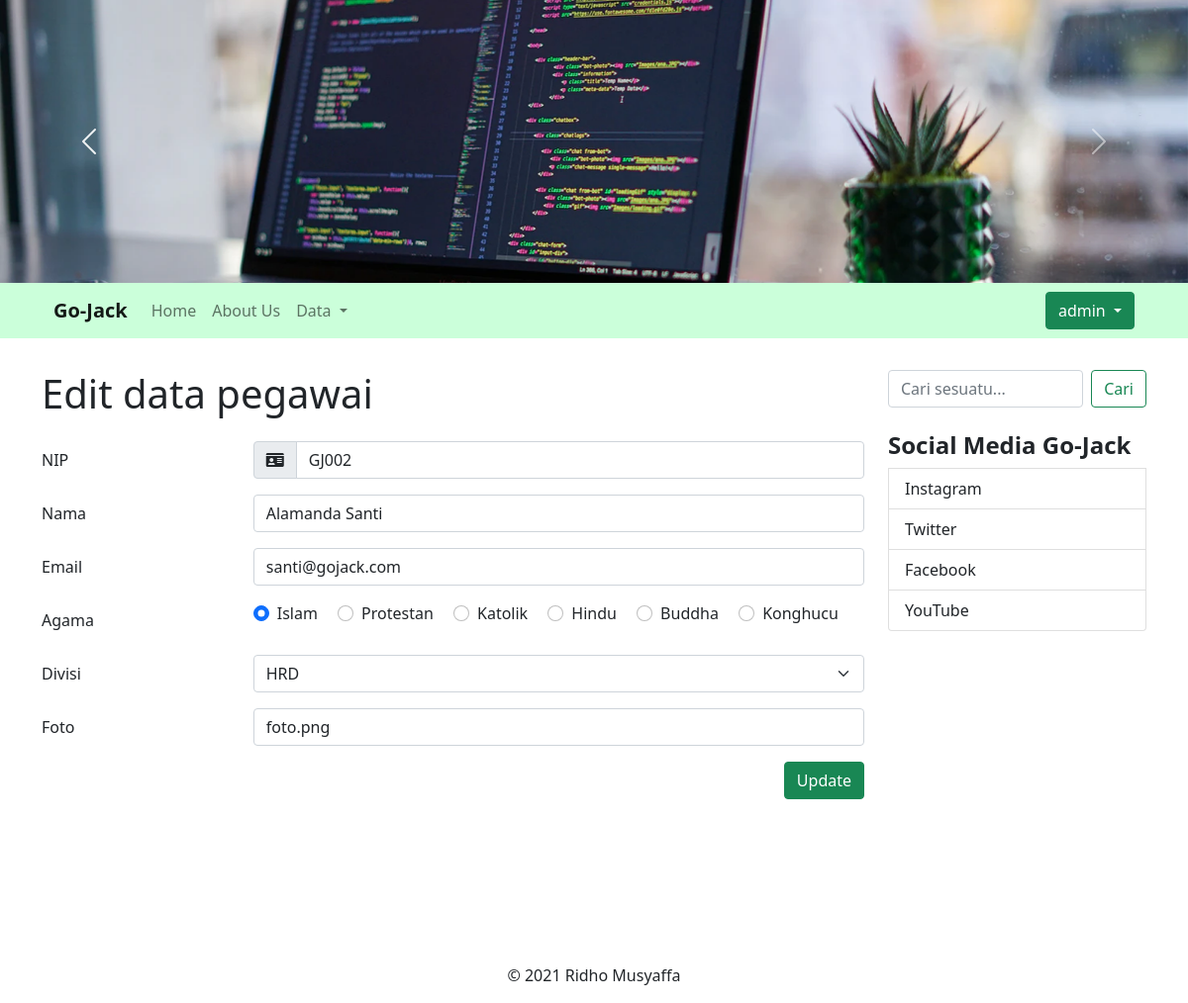
The page /index.php?hal=edit-data&id=15 (signed in) on the database its author committed.
### tables this page shows
CREATE TABLE `pegawai` (
  `id` int(11) NOT NULL,
  `nip` varchar(5) NOT NULL,
  `nama` varchar(50) NOT NULL,
  `email` varchar(50) NOT NULL,
  `agama` enum('Islam','Protestan','Katolik','Hindu','Buddha','Konghucu') NOT NULL,
  `iddivisi` int(11) NOT NULL,
  `foto` varchar(50) NOT NULL
);

CREATE TABLE `divisi` (
  `id` int(11) NOT NULL,
  `nama` varchar(50) NOT NULL
);

### koneksi.php (called while the page is built, shortened)
<?php
class Db {
    protected $servername = "localhost";
    protected $username = "root";
    protected $password = "";
    public function __construct() {
        try {
            $this->conn = new PDO("mysql:host=$this->servername;dbname=dbpegawai",$this->username, $this->password);
        } catch (PDOException $e) {
            echo "Connection failed: ", $e->getMessage();
        }
    }
}

### models/Pegawai.php (called while the page is built, shortened)
<?php
class Pegawai extends Db {
    public function getPegawai($id){
        $stmt = $this->conn->prepare("SELECT Pegawai.*, Divisi.id as divisiId, Divisi.nama as namaDivisi FROM Pegawai INNER JOIN Divisi ON Pegawai.iddivisi = Divisi.id WHERE Pegawai.id = :id");
        $stmt->bindParam(':id', $id);
        $stmt->execute();
        $stmt->setFetchMode(PDO::FETCH_ASSOC);
        return $stmt->fetch();
    }
}

### pages/formEditPegawai.php (the view, shortened to what this page needs)
<?php
    require 'koneksi.php';
    require 'models/Pegawai.php';
    $namaAgama = ['Islam','Protestan','Katolik','Hindu','Buddha','Konghucu'];
    $pegawai = new Pegawai();
    $data = $pegawai->getPegawai($_GET['id']);
?>
<h1 class="mb-4">Edit data pegawai</h1>
<form action="controllers/pegawaiController.php" method="POST">
    <div class="mb-3 row">
        <label for="nip" class="col-sm-3 col-form-label">NIP</label>
        <div class="col-sm-9">
            <div class="input-group flex-nowrap">
                <span class="input-group-text" id="addon-wrapping">
                    <i class="fas fa-id-card"></i>
                </span>
                <input type="text" name="nip" class="form-control" aria-describedby="addon-wrapping" value="<?=$data['nip']?>" >
            </div>
        </div>
    </div>
    <div class="mb-3 row">
        <label for="nama" class="col-sm-3 col-form-label">Nama</label>
        <div class="col-sm-9">
            <input type="text" name="nama" class="form-control" id="inputNama" value="<?=$data['nama']?>">
        </div>
    </div>
    <div class="mb-3 row">
        <label for="email" class="col-sm-3 col-form-label">Email</label>
        <div class="col-sm-9">
            <input type="email" name="email" class="form-control" id="inputEmail" value="<?=$data['email']?>">
        </div>
    </div>
    <div class="mb-3 row">
        <label for="agama" class="col-sm-3 col-form-label">Agama</label>
        <div class="col-sm-9">
            <?php foreach ($namaAgama as $agama): ?>
            <div class="form-check form-check-inline">
                <input class="form-check-input" type="radio" name="agama" value="<?=$agama?>" <?=($data['agama'] == $agama) ? 'checked': ''?>>
                <label class="form-check-label" ><?=$agama?></label>
            </div>
            <?php endforeach; ?>
        </div>
    </div>
    <div class="mb-3 row">
        <label for="divisi" class="col-sm-3 col-form-label">Divisi</label>
        <div class="col-sm-9">
            <select class="form-select" aria-label="Default select example" name="divisi">
                <option value="1" <?=($data['divisiId'] == 1) ? 'selected': ''?>>HRD</option>
            </select>
        </div>
    </div>
    <div class="mb-3 row">
        <label for="foto" class="col-sm-3 col-form-label">Foto</label>
        <div class="col-sm-9">
            <input type="text" name="foto" class="form-control" id="foto" value="<?=$data['foto']?>">
        </div>
    </div>
    <div class="d-flex justify-content-end">
        <input type="submit" value="Update" name="update" class="btn btn-success">
    </div>
</form>

### pages/kode_atas.php (style rules this page uses)
body { overflow-x: hidden; }

### rows shown on the page
pegawai: nip "GJ002", nama "Alamanda Santi", email "santi@gojack.com", agama "☑", foto "foto.png"
divisi: divisi "HRD"

### other values the page prints
$_SESSION['MEMBER']['fullname'] "admin"
$agama "Islam"
$agama "Protestan"
$agama "Katolik"
$agama "Hindu"
$agama "Buddha"
$agama "Konghucu"
